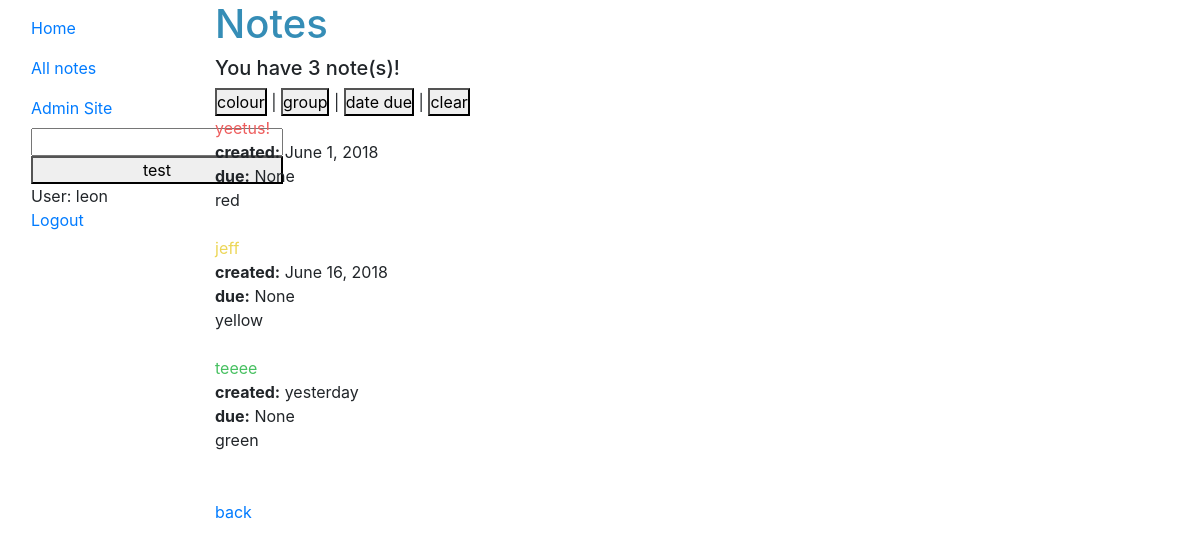
Before: /notes (signed in) with the older database file.
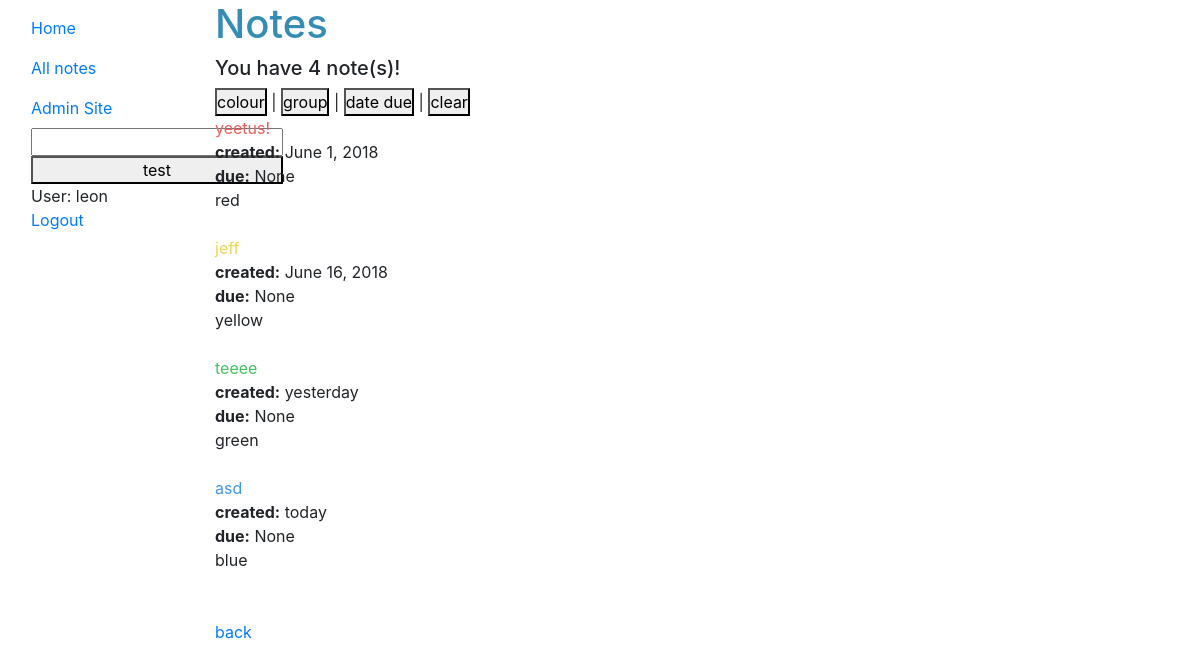
After: the same page with the newer database file.
### notesApp/models.py (models this page shows, shortened)
class Note(models.Model):
    colourChoices = (
        ('blue', 'Blue'),
        ('red', 'Red'),
        ('green', 'Green'),
        ('yellow', 'Yellow'),
    )
    owner = models.ForeignKey(User, on_delete=models.CASCADE)
    title = models.CharField(
        max_length=50, help_text="Main description of your task")
    description = models.TextField(
        blank=True, null=True, help_text="Any additional information")
    colour = models.CharField(blank=True, null=True,
                              max_length=50, choices=colourChoices, help_text="Colour code the note")
    group = models.CharField(
        blank=True, null=True, max_length=50, help_text="Assign the note to a group")
    dateCreated = models.DateTimeField(
        auto_now_add=True, verbose_name='date created')
    dateDue = models.DateTimeField(
        blank=True, null=True, help_text="Set a reminder date", verbose_name='date due')
    class Meta:
        ordering = ["dateCreated"]

### notesApp/views.py (the view)
# urls.py: path('notes', views.Notes, name='notes'),
@login_required
def Notes(request):
    search = request.GET.get('search', '')
    sort = request.GET.get('sort', 'dateCreated')
    noteList = Note.objects.filter(owner=request.user).filter(
        Q(title__contains=search) |
     Q(description__contains=search) |
     Q(group__contains=search) |
     Q(colour__contains=search)
     ).order_by(sort)
    return render(request, 'notesApp/notes.html', {'noteList': noteList})

### templates/notesApp/notes.html
{% extends "base.html" %}
{% load humanize %}
{% block content %}
  <h1>Notes</h1>
  {% if noteList %}
    <h5>You have {{ noteList.count }} note(s)!</h5>
    <button id="colour">colour</button> |
    <button id="group">group</button> |
    <button id="dateDue">date due</button> |
    <button id="removeSort">clear</button><br>
    {% for note in noteList %}
      <a href="{% url 'editNote' note.id %}" class="{{ note.colour }}">{{ note.title }}</a>
      <br>
      <b>created:</b>
      {{ note.dateCreated|naturalday }}
      <br>
      <b>due:</b>
      {{ note.dateDue|naturaltime }}
      <br>
      {{ note.colour }}
      <br>
      <br>
    {% endfor %}
  {% else %}
    no notes
  {% endif %}
  <br>
  <a href="{% url 'index' %}">back</a>
{% endblock %}

Changed rows visible on the page:
added Note: title "asd", dateCreated "today", dateDue "None", colour "blue"
Other visible differences:
{{ noteList.count }}: "3" → "4"
